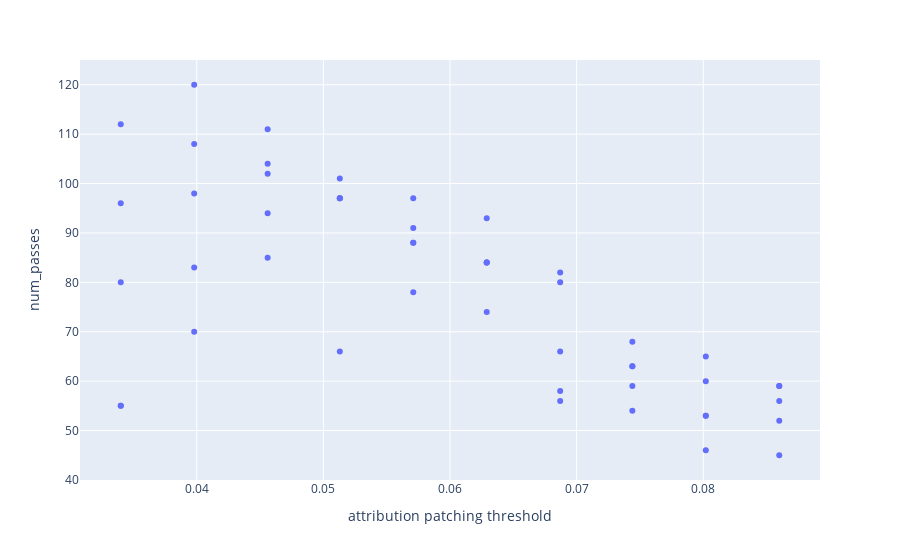

This figure's notebook cell:
### Markdown cell above
# ACDC num passes over Attribution Patching threshold

### Code cell
xlim = 0.1
fig = px.scatter(df[df["pp_thresh"] < xlim], x="pp_thresh", y="num_passes")
fig.update_xaxes(title="attribution patching threshold")

### Figure 1 — Plotly figure (JSON) as saved in the notebook; plotly's stock layout.template omitted (floating-point values rounded to 4 significant figures)
{"data": [{"hovertemplate": "pp_thresh=%{x}<br>num_passes=%{y}<extra></extra>", "legendgroup": "", "marker": {"color": "#636efa", "symbol": "circle"}, "mode": "markers", "name": "", "orientation": "v", "showlegend": false, "type": "scatter", "x": [0.034, 0.034, 0.034, 0.034, 0.034, 0.0398, 0.0398, 0.0398, 0.0398, 0.0398, 0.0456, 0.0456, 0.0456, 0.0456, 0.0456, 0.0513, 0.0513, 0.0513, 0.0513, 0.0513, 0.0571, 0.0571, 0.0571, 0.0571, 0.0571, 0.0629, 0.0629, 0.0629, 0.0629, 0.0629, 0.0687, 0.0687, 0.0687, 0.0687, 0.0687, 0.0744, 0.0744, 0.0744, 0.0744, 0.0744, 0.0802, 0.0802, 0.0802, 0.0802, 0.0802, 0.086, 0.086, 0.086, 0.086, 0.086], "xaxis": "x", "y": [112, 96, 80, 55, 55, 120, 108, 98, 83, 70, 111, 104, 102, 94, 85, 101, 97, 97, 97, 66, 97, 91, 88, 88, 78, 93, 84, 84, 84, 74, 82, 80, 66, 58, 56, 68, 63, 63, 59, 54, 65, 60, 53, 53, 46, 59, 59, 56, 52, 45], "yaxis": "y"}], "layout": {"legend": {"tracegroupgap": 0}, "margin": {"t": 60}, "xaxis": {"anchor": "y", "domain": [0, 1], "title": {"text": "attribution patching threshold"}}, "yaxis": {"anchor": "x", "domain": [0, 1], "title": {"text": "num_passes"}}}}
